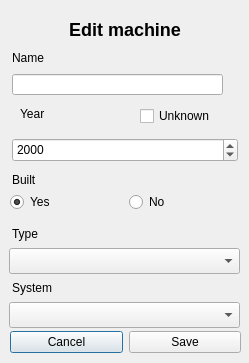
<?xml version="1.0" encoding="UTF-8"?>
<ui version="4.0">
 <class>editMachineDialog</class>
 <widget class="QDialog" name="editMachineDialog">
  <property name="geometry">
   <rect>
    <x>0</x>
    <y>0</y>
    <width>249</width>
    <height>363</height>
   </rect>
  </property>
  <property name="windowTitle">
   <string>Dialog</string>
  </property>
  <widget class="QLabel" name="label_4">
   <property name="geometry">
    <rect>
     <x>12</x>
     <y>226</y>
     <width>226</width>
     <height>16</height>
    </rect>
   </property>
   <property name="text">
    <string>Type</string>
   </property>
  </widget>
  <widget class="QLabel" name="label">
   <property name="geometry">
    <rect>
     <x>12</x>
     <y>50</y>
     <width>226</width>
     <height>16</height>
    </rect>
   </property>
   <property name="text">
    <string>Name</string>
   </property>
  </widget>
  <widget class="QComboBox" name="editMachineType">
   <property name="geometry">
    <rect>
     <x>9</x>
     <y>248</y>
     <width>231</width>
     <height>26</height>
    </rect>
   </property>
  </widget>
  <widget class="QLabel" name="label_6">
   <property name="geometry">
    <rect>
     <x>12</x>
     <y>18</y>
     <width>226</width>
     <height>24</height>
    </rect>
   </property>
   <property name="text">
    <string>&lt;html&gt;&lt;head/&gt;&lt;body&gt;&lt;p&gt;&lt;span style=&quot; font-size:x-large; font-weight:600;&quot;&gt;Edit machine&lt;/span&gt;&lt;/p&gt;&lt;/body&gt;&lt;/html&gt;</string>
   </property>
   <property name="alignment">
    <set>Qt::AlignCenter</set>
   </property>
  </widget>
  <widget class="QComboBox" name="editMachineSystem">
   <property name="geometry">
    <rect>
     <x>9</x>
     <y>302</y>
     <width>231</width>
     <height>26</height>
    </rect>
   </property>
  </widget>
  <widget class="QLineEdit" name="editMachineNameField">
   <property name="geometry">
    <rect>
     <x>12</x>
     <y>74</y>
     <width>211</width>
     <height>21</height>
    </rect>
   </property>
  </widget>
  <widget class="QWidget" name="layoutWidget_2">
   <property name="geometry">
    <rect>
     <x>10</x>
     <y>186</y>
     <width>231</width>
     <height>32</height>
    </rect>
   </property>
   <layout class="QHBoxLayout" name="horizontalLayout_2">
    <item>
     <layout class="QHBoxLayout" name="horizontalLayout">
      <item>
       <widget class="QRadioButton" name="builtYesRadioButton">
        <property name="text">
         <string>Yes</string>
        </property>
        <property name="checked">
         <bool>true</bool>
        </property>
       </widget>
      </item>
      <item>
       <widget class="QRadioButton" name="builtNoRadioButton">
        <property name="text">
         <string>No</string>
        </property>
       </widget>
      </item>
     </layout>
    </item>
   </layout>
  </widget>
  <widget class="QLabel" name="label_5">
   <property name="geometry">
    <rect>
     <x>12</x>
     <y>280</y>
     <width>226</width>
     <height>16</height>
    </rect>
   </property>
   <property name="text">
    <string>System</string>
   </property>
  </widget>
  <widget class="QDateEdit" name="editMachineYear">
   <property name="geometry">
    <rect>
     <x>12</x>
     <y>138</y>
     <width>226</width>
     <height>24</height>
    </rect>
   </property>
   <property name="displayFormat">
    <string>yyyy</string>
   </property>
  </widget>
  <widget class="QLabel" name="label_3">
   <property name="geometry">
    <rect>
     <x>12</x>
     <y>172</y>
     <width>226</width>
     <height>16</height>
    </rect>
   </property>
   <property name="text">
    <string>Built</string>
   </property>
  </widget>
  <widget class="QLabel" name="label_2">
   <property name="geometry">
    <rect>
     <x>20</x>
     <y>106</y>
     <width>111</width>
     <height>16</height>
    </rect>
   </property>
   <property name="text">
    <string>Year</string>
   </property>
  </widget>
  <widget class="QCheckBox" name="yearUnknownCheckbox">
   <property name="geometry">
    <rect>
     <x>140</x>
     <y>106</y>
     <width>81</width>
     <height>20</height>
    </rect>
   </property>
   <property name="text">
    <string>Unknown</string>
   </property>
  </widget>
  <widget class="QWidget" name="layoutWidget_3">
   <property name="geometry">
    <rect>
     <x>10</x>
     <y>326</y>
     <width>231</width>
     <height>32</height>
    </rect>
   </property>
   <layout class="QHBoxLayout" name="horizontalLayout_3">
    <item>
     <widget class="QPushButton" name="editMachinecancelButton">
      <property name="text">
       <string>Cancel</string>
      </property>
      <property name="default">
       <bool>true</bool>
      </property>
     </widget>
    </item>
    <item>
     <widget class="QPushButton" name="editMachineSaveButton">
      <property name="text">
       <string>Save</string>
      </property>
     </widget>
    </item>
   </layout>
  </widget>
 </widget>
 <resources/>
 <connections/>
</ui>
